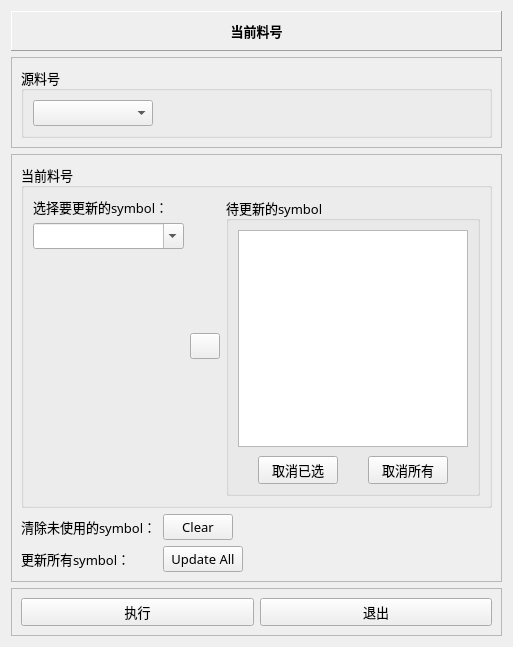
<?xml version="1.0" encoding="UTF-8"?>
<ui version="4.0">
 <class>Form</class>
 <widget class="QWidget" name="Form">
  <property name="geometry">
   <rect>
    <x>0</x>
    <y>0</y>
    <width>513</width>
    <height>647</height>
   </rect>
  </property>
  <property name="font">
   <font>
    <family>微软雅黑</family>
    <pointsize>10</pointsize>
   </font>
  </property>
  <property name="windowTitle">
   <string>更新symbol</string>
  </property>
  <layout class="QVBoxLayout" name="verticalLayout_8">
   <item>
    <widget class="QFrame" name="frame">
     <property name="font">
      <font>
       <family>黑体</family>
       <pointsize>10</pointsize>
      </font>
     </property>
     <property name="frameShape">
      <enum>QFrame::Panel</enum>
     </property>
     <property name="frameShadow">
      <enum>QFrame::Raised</enum>
     </property>
     <layout class="QVBoxLayout" name="verticalLayout_4">
      <item>
       <widget class="QLabel" name="jobLabel">
        <property name="font">
         <font>
          <family>微软雅黑</family>
          <pointsize>10</pointsize>
          <weight>75</weight>
          <bold>true</bold>
         </font>
        </property>
        <property name="text">
         <string>当前料号</string>
        </property>
        <property name="alignment">
         <set>Qt::AlignCenter</set>
        </property>
       </widget>
      </item>
     </layout>
    </widget>
   </item>
   <item>
    <widget class="QFrame" name="frame_2">
     <property name="frameShape">
      <enum>QFrame::StyledPanel</enum>
     </property>
     <property name="frameShadow">
      <enum>QFrame::Raised</enum>
     </property>
     <layout class="QVBoxLayout" name="verticalLayout">
      <item>
       <widget class="QGroupBox" name="groupBox">
        <property name="font">
         <font>
          <family>微软雅黑</family>
          <pointsize>10</pointsize>
         </font>
        </property>
        <property name="title">
         <string>源料号</string>
        </property>
        <layout class="QVBoxLayout" name="verticalLayout_6">
         <property name="leftMargin">
          <number>9</number>
         </property>
         <item>
          <widget class="QComboBox" name="SourceJobSelector">
           <property name="enabled">
            <bool>true</bool>
           </property>
           <property name="minimumSize">
            <size>
             <width>0</width>
             <height>24</height>
            </size>
           </property>
           <property name="maximumSize">
            <size>
             <width>120</width>
             <height>16777215</height>
            </size>
           </property>
           <property name="font">
            <font>
             <family>微软雅黑</family>
             <pointsize>10</pointsize>
            </font>
           </property>
           <property name="cursor">
            <cursorShape>PointingHandCursor</cursorShape>
           </property>
           <property name="editable">
            <bool>false</bool>
           </property>
          </widget>
         </item>
        </layout>
       </widget>
      </item>
     </layout>
    </widget>
   </item>
   <item>
    <widget class="QFrame" name="frame_3">
     <property name="frameShape">
      <enum>QFrame::StyledPanel</enum>
     </property>
     <property name="frameShadow">
      <enum>QFrame::Raised</enum>
     </property>
     <layout class="QVBoxLayout" name="verticalLayout_7">
      <item>
       <widget class="QGroupBox" name="groupBox_2">
        <property name="font">
         <font>
          <family>微软雅黑</family>
          <pointsize>10</pointsize>
         </font>
        </property>
        <property name="title">
         <string>当前料号</string>
        </property>
        <layout class="QHBoxLayout" name="horizontalLayout_4" stretch="1,1,1">
         <item>
          <layout class="QVBoxLayout" name="verticalLayout_3">
           <item>
            <widget class="QLabel" name="label_3">
             <property name="font">
              <font>
               <family>微软雅黑</family>
               <pointsize>10</pointsize>
               <weight>50</weight>
               <bold>false</bold>
              </font>
             </property>
             <property name="text">
              <string>选择要更新的symbol：</string>
             </property>
            </widget>
           </item>
           <item>
            <widget class="QComboBox" name="SymbolSelector">
             <property name="minimumSize">
              <size>
               <width>120</width>
               <height>26</height>
              </size>
             </property>
             <property name="font">
              <font>
               <family>微软雅黑</family>
               <pointsize>10</pointsize>
               <weight>50</weight>
               <bold>false</bold>
              </font>
             </property>
             <property name="cursor">
              <cursorShape>PointingHandCursor</cursorShape>
             </property>
             <property name="editable">
              <bool>true</bool>
             </property>
            </widget>
           </item>
           <item>
            <spacer name="verticalSpacer">
             <property name="orientation">
              <enum>Qt::Vertical</enum>
             </property>
             <property name="sizeHint" stdset="0">
              <size>
               <width>20</width>
               <height>40</height>
              </size>
             </property>
            </spacer>
           </item>
          </layout>
         </item>
         <item>
          <widget class="QPushButton" name="join_btn">
           <property name="maximumSize">
            <size>
             <width>30</width>
             <height>16777215</height>
            </size>
           </property>
           <property name="text">
            <string/>
           </property>
          </widget>
         </item>
         <item>
          <widget class="QGroupBox" name="groupBox_3">
           <property name="font">
            <font>
             <family>微软雅黑</family>
             <pointsize>10</pointsize>
             <weight>50</weight>
             <bold>false</bold>
            </font>
           </property>
           <property name="title">
            <string>待更新的symbol</string>
           </property>
           <layout class="QVBoxLayout" name="verticalLayout_2">
            <property name="spacing">
             <number>9</number>
            </property>
            <property name="leftMargin">
             <number>9</number>
            </property>
            <property name="topMargin">
             <number>9</number>
            </property>
            <property name="rightMargin">
             <number>9</number>
            </property>
            <property name="bottomMargin">
             <number>9</number>
            </property>
            <item>
             <widget class="QListWidget" name="listWidget"/>
            </item>
            <item>
             <layout class="QHBoxLayout" name="horizontalLayout">
              <property name="spacing">
               <number>30</number>
              </property>
              <property name="leftMargin">
               <number>20</number>
              </property>
              <property name="rightMargin">
               <number>20</number>
              </property>
              <item>
               <widget class="QPushButton" name="unselect_btn">
                <property name="minimumSize">
                 <size>
                  <width>0</width>
                  <height>24</height>
                 </size>
                </property>
                <property name="font">
                 <font>
                  <family>微软雅黑</family>
                  <pointsize>10</pointsize>
                  <weight>50</weight>
                  <bold>false</bold>
                 </font>
                </property>
                <property name="cursor">
                 <cursorShape>PointingHandCursor</cursorShape>
                </property>
                <property name="text">
                 <string>取消已选</string>
                </property>
               </widget>
              </item>
              <item>
               <widget class="QPushButton" name="unselectAll_btn">
                <property name="minimumSize">
                 <size>
                  <width>0</width>
                  <height>24</height>
                 </size>
                </property>
                <property name="font">
                 <font>
                  <family>微软雅黑</family>
                  <pointsize>10</pointsize>
                  <weight>50</weight>
                  <bold>false</bold>
                 </font>
                </property>
                <property name="cursor">
                 <cursorShape>PointingHandCursor</cursorShape>
                </property>
                <property name="text">
                 <string>取消所有</string>
                </property>
               </widget>
              </item>
             </layout>
            </item>
           </layout>
          </widget>
         </item>
        </layout>
       </widget>
      </item>
      <item>
       <layout class="QGridLayout" name="gridLayout">
        <item row="1" column="3" colspan="2">
         <spacer name="horizontalSpacer_2">
          <property name="orientation">
           <enum>Qt::Horizontal</enum>
          </property>
          <property name="sizeHint" stdset="0">
           <size>
            <width>40</width>
            <height>20</height>
           </size>
          </property>
         </spacer>
        </item>
        <item row="0" column="2">
         <widget class="QPushButton" name="symbol_clear_btn">
          <property name="minimumSize">
           <size>
            <width>0</width>
            <height>24</height>
           </size>
          </property>
          <property name="maximumSize">
           <size>
            <width>70</width>
            <height>16777215</height>
           </size>
          </property>
          <property name="font">
           <font>
            <family>微软雅黑</family>
            <pointsize>10</pointsize>
           </font>
          </property>
          <property name="cursor">
           <cursorShape>PointingHandCursor</cursorShape>
          </property>
          <property name="text">
           <string>Clear</string>
          </property>
         </widget>
        </item>
        <item row="0" column="3" colspan="2">
         <spacer name="horizontalSpacer">
          <property name="orientation">
           <enum>Qt::Horizontal</enum>
          </property>
          <property name="sizeHint" stdset="0">
           <size>
            <width>40</width>
            <height>20</height>
           </size>
          </property>
         </spacer>
        </item>
        <item row="1" column="2">
         <widget class="QPushButton" name="symbol_update_all_btn">
          <property name="minimumSize">
           <size>
            <width>0</width>
            <height>24</height>
           </size>
          </property>
          <property name="font">
           <font>
            <family>微软雅黑</family>
            <pointsize>10</pointsize>
           </font>
          </property>
          <property name="cursor">
           <cursorShape>PointingHandCursor</cursorShape>
          </property>
          <property name="text">
           <string>Update All</string>
          </property>
         </widget>
        </item>
        <item row="0" column="0">
         <widget class="QLabel" name="label_4">
          <property name="font">
           <font>
            <family>微软雅黑</family>
            <pointsize>10</pointsize>
            <weight>50</weight>
            <bold>false</bold>
           </font>
          </property>
          <property name="text">
           <string>清除未使用的symbol：</string>
          </property>
         </widget>
        </item>
        <item row="1" column="0">
         <widget class="QLabel" name="label_5">
          <property name="font">
           <font>
            <family>微软雅黑</family>
            <pointsize>10</pointsize>
            <weight>50</weight>
            <bold>false</bold>
           </font>
          </property>
          <property name="text">
           <string>更新所有symbol：</string>
          </property>
         </widget>
        </item>
       </layout>
      </item>
     </layout>
    </widget>
   </item>
   <item>
    <widget class="QFrame" name="frame_4">
     <property name="sizePolicy">
      <sizepolicy hsizetype="Preferred" vsizetype="Fixed">
       <horstretch>0</horstretch>
       <verstretch>0</verstretch>
      </sizepolicy>
     </property>
     <property name="frameShape">
      <enum>QFrame::StyledPanel</enum>
     </property>
     <property name="frameShadow">
      <enum>QFrame::Raised</enum>
     </property>
     <layout class="QVBoxLayout" name="verticalLayout_5">
      <item>
       <layout class="QHBoxLayout" name="horizontalLayout_3">
        <property name="spacing">
         <number>6</number>
        </property>
        <item>
         <widget class="QPushButton" name="exec_btn">
          <property name="minimumSize">
           <size>
            <width>0</width>
            <height>28</height>
           </size>
          </property>
          <property name="font">
           <font>
            <family>微软雅黑</family>
            <pointsize>10</pointsize>
           </font>
          </property>
          <property name="cursor">
           <cursorShape>PointingHandCursor</cursorShape>
          </property>
          <property name="text">
           <string>执行</string>
          </property>
         </widget>
        </item>
        <item>
         <widget class="QPushButton" name="exit_btn">
          <property name="minimumSize">
           <size>
            <width>0</width>
            <height>28</height>
           </size>
          </property>
          <property name="font">
           <font>
            <family>微软雅黑</family>
            <pointsize>10</pointsize>
           </font>
          </property>
          <property name="cursor">
           <cursorShape>PointingHandCursor</cursorShape>
          </property>
          <property name="text">
           <string>退出</string>
          </property>
         </widget>
        </item>
       </layout>
      </item>
     </layout>
    </widget>
   </item>
  </layout>
 </widget>
 <resources/>
 <connections/>
</ui>
